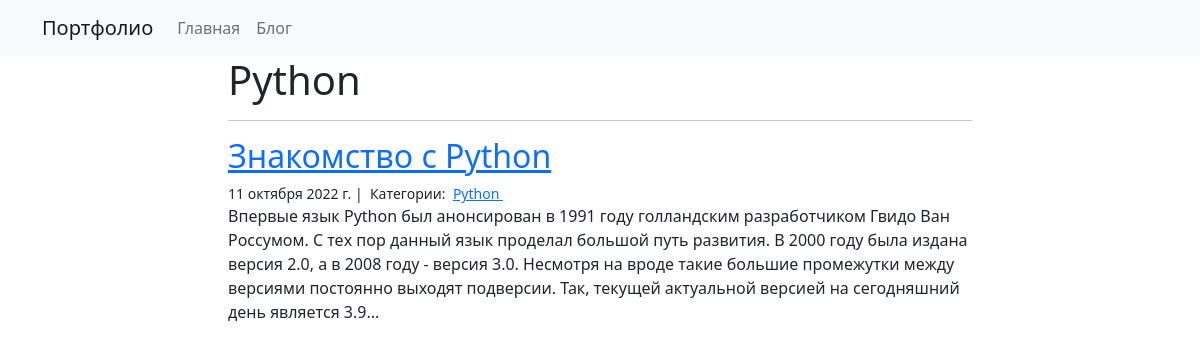
The page /blog/Python/ on the database its author committed.
### blog/models.py (models this page shows)
class Category(models.Model):
    name = models.CharField(max_length=20)

class Post(models.Model):
    objects = None
    title = models.CharField(max_length=255)
    body = models.TextField()
    created_on = models.DateTimeField(auto_now_add=True)
    last_modified = models.DateTimeField(auto_now=True)
    categories = models.ManyToManyField('Category', related_name='posts')

### blog/views.py (the view)
# urls.py: path("<category>/", views.blog_category, name="blog_category"),
def blog_category(request, category):
    posts = Post.objects.filter(
        categories__name__contains=category
    ).order_by(
        '-created_on'
    )
    context = {
        "category": category,
        "posts": posts
    }
    return render(request, "blog_category.html", context)

### blog/templates/blog_category.html
{% extends "base.html" %}
{% block page_content %}
<div class="col-md-8 offset-md-2">
    <h1>{{ category | title }}</h1>
    <hr>
    {% for post in posts %}
    <h2><a href="{% url 'blog_detail' post.pk %}">{{ post.title }}</a></h2>
    <small>
        {{ post.created_on.date }} |&nbsp;
        Категории:&nbsp;
        {% for category in post.categories.all %}
        <a href="{% url 'blog_category' category.name %}">
            {{ category.name }}
        </a>&nbsp;
        {% endfor %}
    </small>
    <p>{{ post.body | slice:":400" }}...</p>
    {% endfor %}
</div>
{% endblock %}

### rows shown on the page
Category: name "Python"
Post: title "Знакомство с Python", created_on "11 октября 2022 г.", body "Впервые язык Python был анонсирован в 1991 году голландским разработчиком Гвидо Ван Россумом. С тех пор данный язык проделал большой путь развития. В 2000 году была издана версия 2.0, а в 2008 году - версия 3.0. Несмотря на вроде такие большие промежутки между версиями постоянно выходят подверсии. Так, текущей актуальной версией на сегодняшний день является 3.9"
